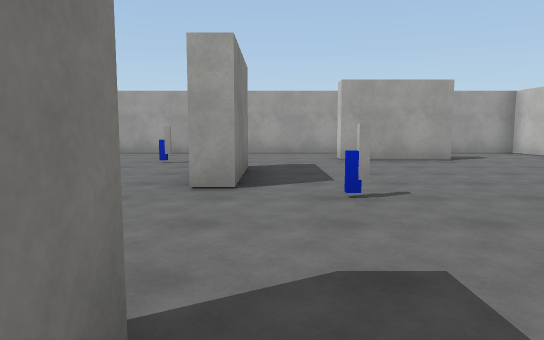
[1] (above)

13 first-person views from a walk through a 3-D level made in the Unity game engine. The camera is 1.3 m above the floor, tilts 6° down and sees 70° across. The floor is counted in squares, 2 m on a side. Each view is taken from the middle of a square. On the plan, view 1 faces up. The plan holds only what a view shows up to about 11 squares ahead; the rest is blank. The player character is not drawn. Surface patterns are stand-ins for the level's own textures.

[2]
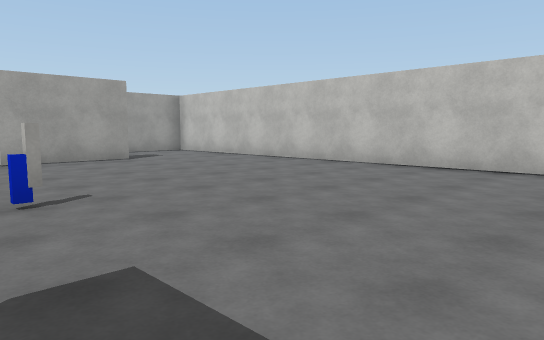

[3]
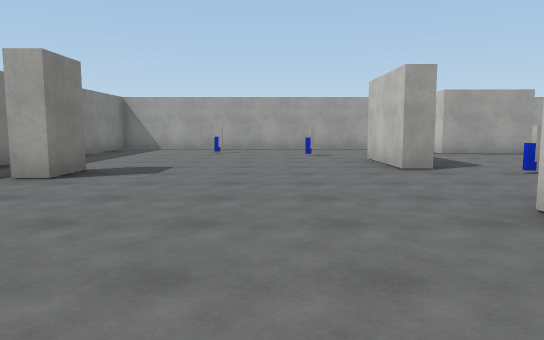

[4]
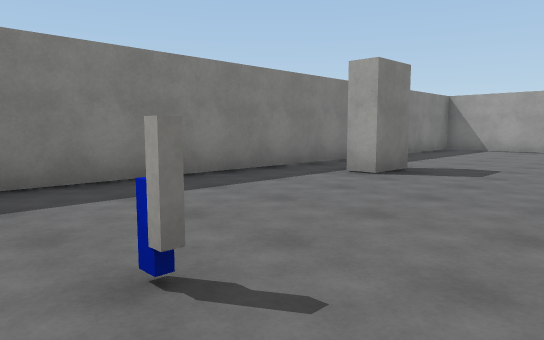

[5]
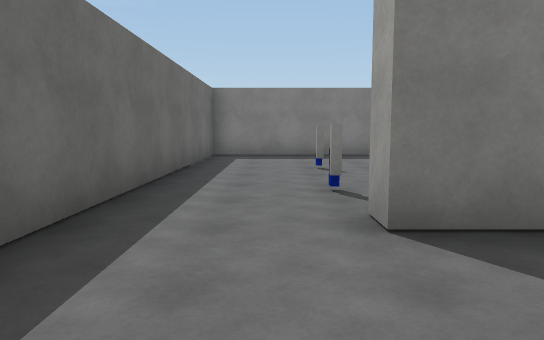

[6]
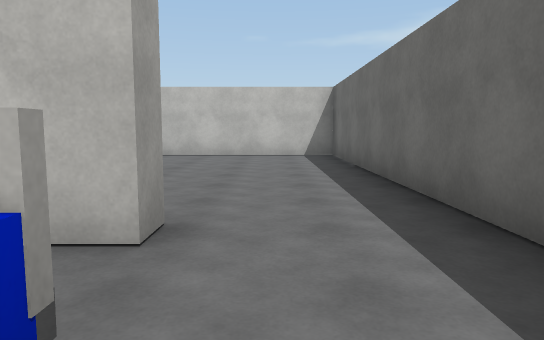

[7]
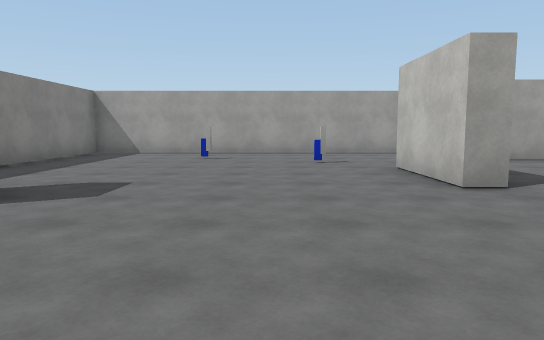

[8]
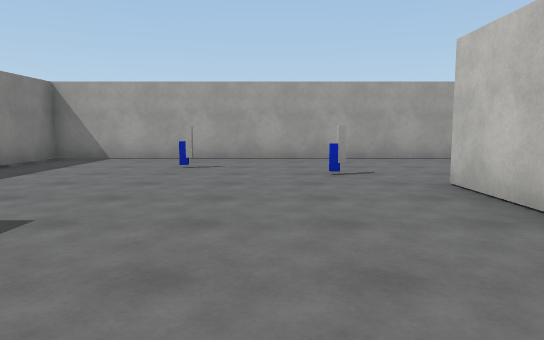

[9]
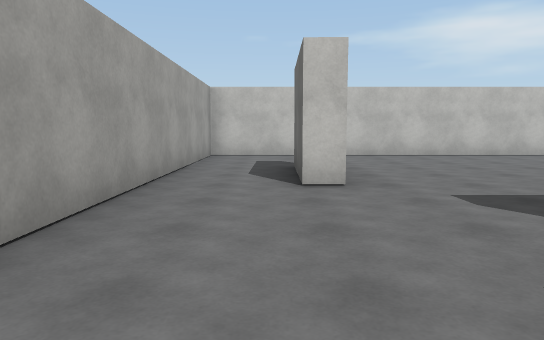

[10]
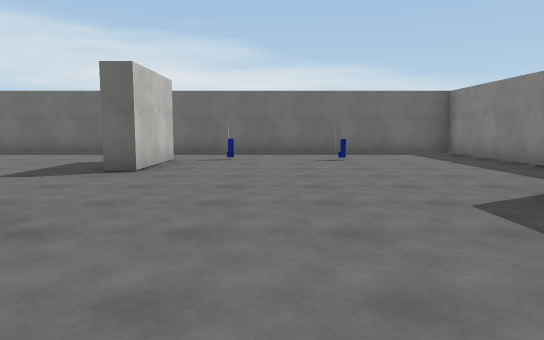

[11]
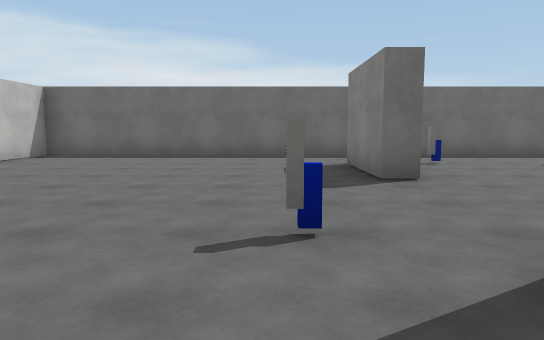

[12]
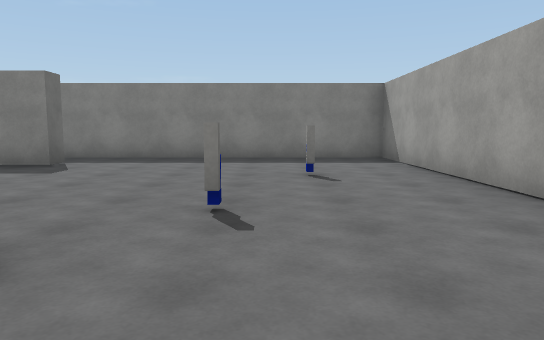

[13]
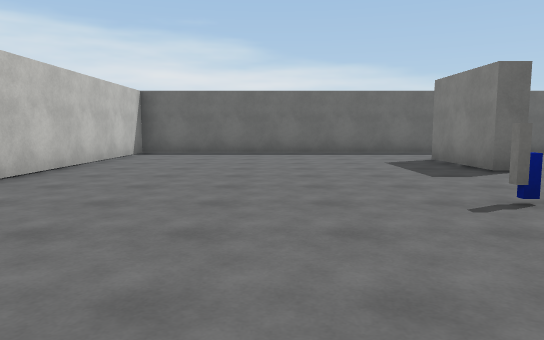

### Floor plan
Points are (right, up) in squares from view 1. A wall is a line through its corners. A room is listed if a view was taken in it or the views show most of it. See-through windows are left out.
Room 1 (views 1, 2, 3, 4, 5, 6, 7, 8, 9, 10, 11, 12, 13)
walls: (-0.9, 1) (-0.4, 1) (-0.4, -1.3) (-0.9, -1.3) (-0.9, 1); (-0.4, 6.5) (-0.4, 4.2) (-0.9, 4.2) (-0.9, 6.6); (3.8, 8.1) (1.4, 8.1) (1.4, 8.6) (3.5, 8.6); (-7.7, -3.5) (6.5, -3.5) (6.5, 10.5) (-7.7, 10.5) (-7.7, -3.5)
objects: block (-6, 3) to (-6, 4); other object (-4, -1); other object (-4, 9); other object (-2, -1); other object (-2, 8); other object (1, 4)

Positions as (right, up) in squares from view 1, and headings:
1: (0, 0), facing up
2: (0, 0), facing up-right
3: (-3, -2), facing up
4: (-3, -2), facing up-left
5: (2, -2), facing left
6: (-3, -2), facing right
7: (-3, 0), facing up
8: (-3, 2), facing up
9: (-3, 9), facing right
10: (-3, 7), facing down
11: (1, 6), facing down
12: (1, 8), facing left
13: (3, 7), facing down
